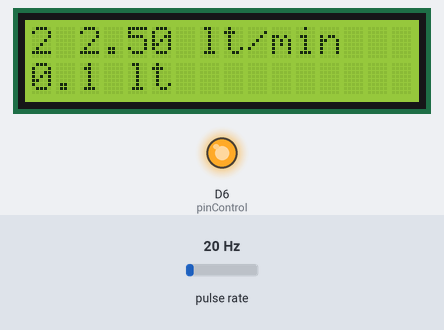
Bench run of a sketch on a simulated ESP8266 (NodeMCU). On the bench: 16×2 character LCD, output pins drawn as LEDs (lit = HIGH). Wiring (inferred from the names in the program): pulse sensor: data D3. The inputs (shaded band) are chosen by the test bench; at power-on: pulse rate 20 Hz. WiFi joins after 1.5 s; servers stay silent unless stated.

Above: at 3.9 s.
4.0 s: pulse rate set to 4 Hz
At 5.7 s:
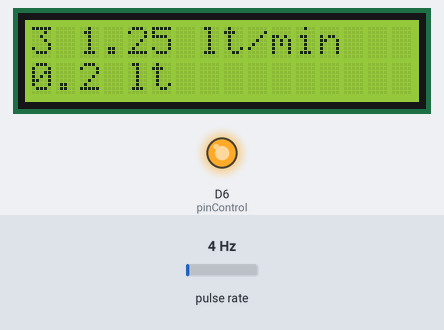
7.0 s: pulse rate set to 50 Hz
At 8.4 s:
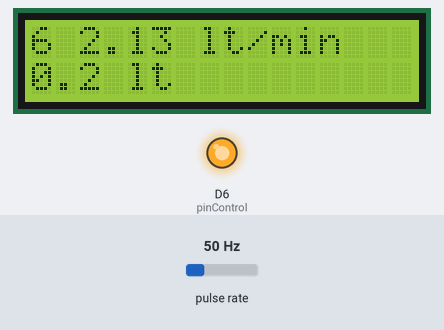
10.0 s: pulse rate set to 100 Hz
At 11.9 s:
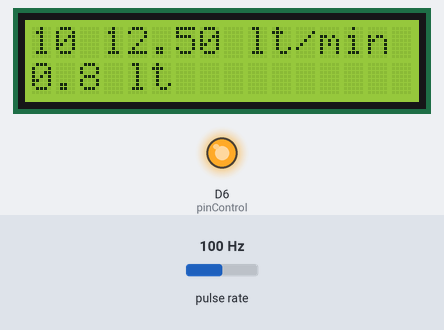
Timing chart, 0 to 13.4 s (numbered marks = the images above; inputs shaded):
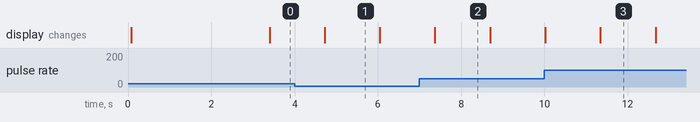

Measured:
- what the display in image 1 shows lasts 1.3 s, from 4.7 s to 6.0 s

The sketch:

caudalimetro_display_nodemcu.ino.ino
```cpp
#include <ESP8266WiFi.h>
#include <Wire.h>
#include <LiquidCrystal_I2C.h>

LiquidCrystal_I2C lcd(0x27, 16, 2);

const char* ssid = "WIFI_SID";
const char* password = "WIFI_PASSWORD";

const char* servidor = "HOST";
String updateWS = "WEB_SERVICE"; //indicar el webservice que se utilice


WiFiClient client;

int measureInterval = 1000;

volatile int flowPulse;

int pinCaudal = D3;
int pinControl = D6;

// YF-S201
float factorK = 8; //A modo de ejemplo
float volume = 0;
long t0 = 0;

String ipLocal = "";

void setup() {
  pinMode(pinControl,  OUTPUT) ;
  digitalWrite(pinControl, LOW);

  lcd.begin();
  lcd.backlight();
  lcd.print("conectando");

  WiFi.begin(ssid, password);
  while (WiFi.status() != WL_CONNECTED) {
    delay(1000);
  }

  pinMode(pinCaudal, INPUT);
  attachInterrupt(pinCaudal, rpm, RISING);

  reportarDatos();

  digitalWrite(pinControl, HIGH);
}

unsigned long currentTime;
int contador = 0;
float flow_Lmin;

float frequency;
void loop() {

  currentTime = millis();
  frequency = GetFrequency();

  // calcular caudal L/min
  flow_Lmin = frequency / factorK;
  SumVolume(flow_Lmin);

  lcd.clear();
  lcd.setCursor(0, 0);
  lcd.print(currentTime / measureInterval);
  lcd.print(" ");
  lcd.print(flow_Lmin);
  lcd.print(" lt/min ");
  lcd.setCursor(0, 1);
  lcd.print(volume, 1);
  lcd.print(" lt ");

  if (flowPulse > 0) {
    reportarDatos();
  }
}

float GetFrequency() {
  flowPulse = 0;

  interrupts();
  delay(measureInterval);
  noInterrupts();

  return (float)flowPulse * 1000 / measureInterval;
}

void SumVolume(float dV) {
  volume += dV / 60 * (millis() - t0) / 1000.0;
  t0 = millis();
}

void reportarDatos() {
  WiFiClient client;
  if (client.connect(servidor, 80)) {

    String postStr = String(updateWS);
    postStr += "&lectura=";
    postStr += String(flow_Lmin);
    postStr += "\r\n\r\n";

    client.print(postStr);
    client.print("\r\n");
  }

  client.stop();
  delay(100);

}


void rpm() {
  flowPulse++;
}
```
